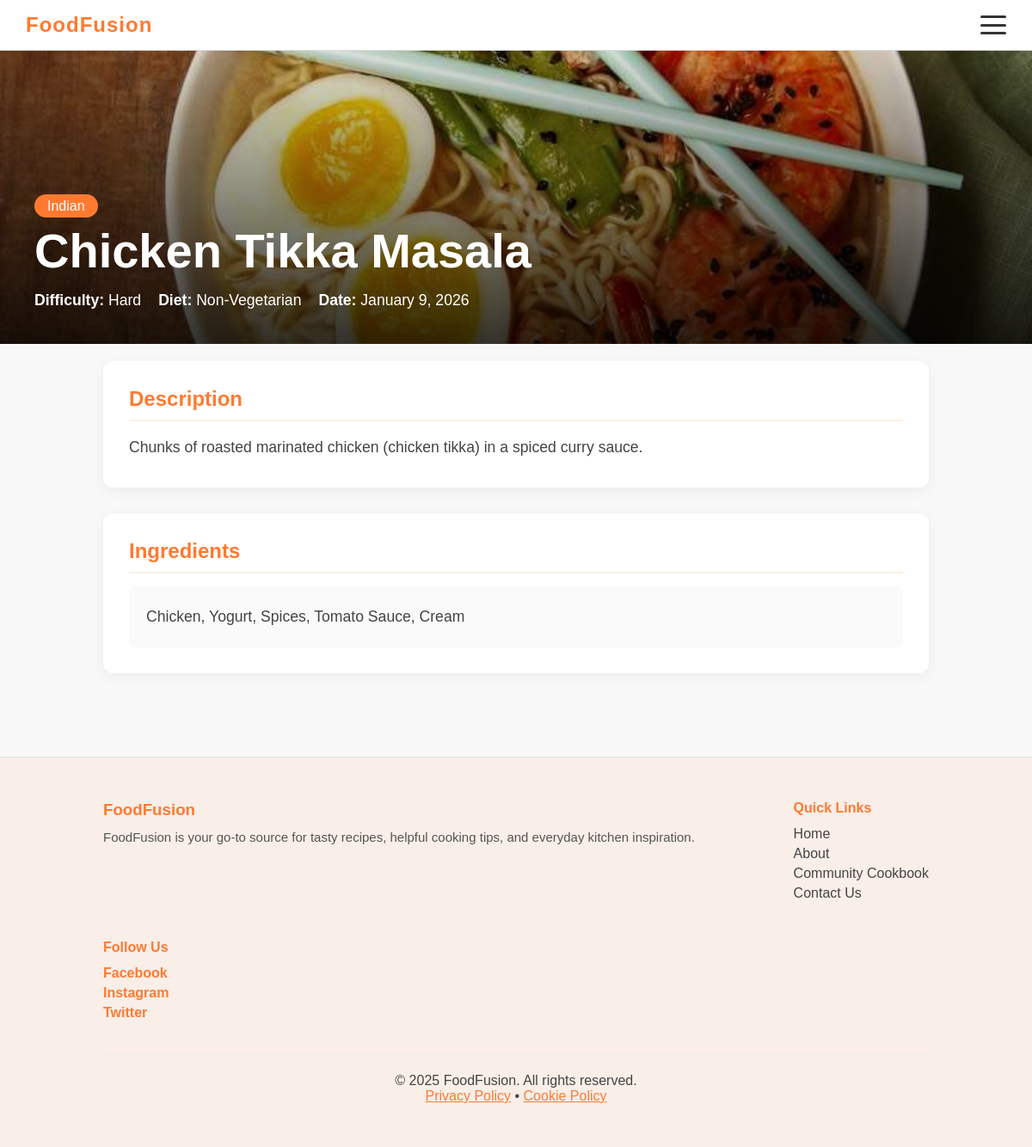
The page /recipe_view.php?id=9 on the database its author committed.
### tables this page shows
CREATE TABLE `recipes` (
  `id` int(11) NOT NULL,
  `title` varchar(255) NOT NULL,
  `description` text NOT NULL,
  `ingredients` text NOT NULL,
  `cuisine_type` varchar(100) NOT NULL,
  `dietary_preference` varchar(100) NOT NULL,
  `difficulty` text NOT NULL,
  `image` varchar(255) DEFAULT NULL,
  `user_id` int(11) NOT NULL,
  `created_at` timestamp NOT NULL DEFAULT current_timestamp()
);

### recipe_view.php (the view, shortened to what this page needs)
<?php require("./database/config.php");
$id = $_GET['id'];
$sql = "SELECT * FROM recipes WHERE id=$id";
$result = $connection->query($sql);
$row = $result->fetch_assoc();
?>
<!DOCTYPE html>
<html lang="en">
<head>
    <link rel="stylesheet" href="./css/style.css?v=<?php echo time(); ?>">
</head>
<body>
    <?php require("./components/navbar.php") ?>
    <?php
    $image = !empty($row['image']) ? $row['image'] : 'https://placehold.co/1200x600?text=Delicious';
    ?>
    <div class="view-header" style="background-image: url('<?php echo $image; ?>');">
        <div class="view-header-content">
            <span class="badge" style="font-size: 1em; padding: 5px 15px;"><?php echo $row['cuisine_type']; ?></span>
            <h1 style="font-size: 3.5em; margin: 10px 0;"><?php echo $row['title']; ?></h1>
            <div class="detail-meta">
                <span><strong>Difficulty:</strong> <?php echo $row['difficulty']; ?></span>
                <span><strong>Diet:</strong> <?php echo $row['dietary_preference']; ?></span>
                <span><strong>Date:</strong> <?php echo date('F j, Y', strtotime($row['created_at'])); ?></span>
            </div>
        </div>
    </div>
    <div class="container section">
        <div class="detail-section">
            <h2>Description</h2>
            <div class="detail-text"><?php echo $row['description']; ?></div>
        </div>
        <div class="detail-section">
            <h2>Ingredients</h2>
            <div class="detail-text detail-text-box"><?php echo $row['ingredients']; ?></div>
        </div>
    </div>
    <?php require("./components/footer.php") ?>
</body>
</html>

### css/style.css (style rules this page uses)
* { margin: 0; padding: 0; box-sizing: border-box; font-family: Arial, sans-serif; }
body { background: #f8f8f8; }
.container.section { padding: 20px 10%; min-height: 60vh; }
.badge { background: #FF7A30; color: white; font-size: 0.8rem; padding: 4px 10px; border-radius: 15px; align-self: flex-start; }
.view-header { height: 400px; background-size: cover; background-position: center; position: relative; color: white; display: flex; align-items: flex-end; padding: 40px; }
.view-header::before { content: ''; position: absolute; top: 0; left: 0; width: 100%; height: 100%; background: linear-gradient(to top, rgba(0,0,0,0.8), transparent); z-index: 0; }
.view-header-content { position: relative; z-index: 1; max-width: 800px; }
.view-header-content h1 { font-size: 3.5rem; margin: 10px 0; }
.detail-meta { display: flex; gap: 20px; margin-top: 15px; font-size: 1.1em; }
.detail-section { background: white; padding: 30px; border-radius: 12px; box-shadow: 0 4px 15px rgba(0,0,0,0.05); margin-bottom: 30px; }
.detail-section h2 { color: #ff7a30; margin-bottom: 15px; border-bottom: 2px solid #ff7a3020; padding-bottom: 10px; }
.detail-text { line-height: 1.8; font-size: 1.1em; color: #444; white-space: pre-line; }
.detail-text-box { background: #fafafa; padding: 20px; border-radius: 8px; }

### rows shown on the page
recipes: image (picture), cuisine_type "Indian", title "Chicken Tikka Masala", difficulty "Hard", dietary_preference "Non-Vegetarian", created_at "January 9, 2026", description "Chunks of roasted marinated chicken (chicken tikka) in a spiced curry sauce.", ingredients "Chicken, Yogurt, Spices, Tomato Sauce, Cream"
